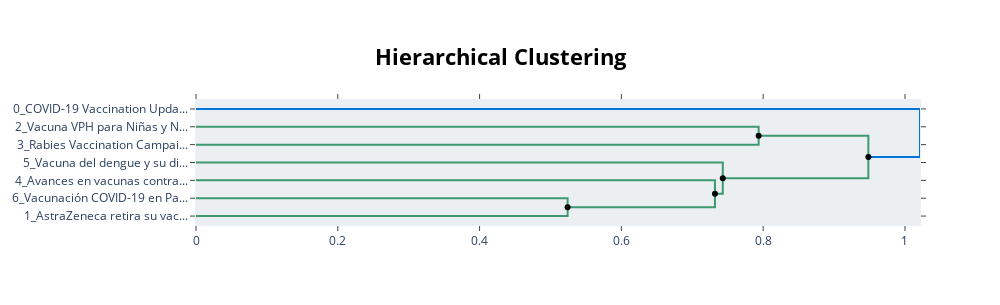

The notebook cell saved with this chart:
### Code cell
for idx, model in enumerate(models):
    try:
        hierarchical_topics = model.hierarchical_topics(docs)
        tree = model.visualize_hierarchy(hierarchical_topics=hierarchical_topics)
        tree.show()
        try:
            tree.write_html(f'/Users/wesamazaizeh/Documents/pfizer_slt/combined_countries/results/hierarchical_tree_{idx}.html')
        except FileNotFoundError:
            os.mkdir('/Users/wesamazaizeh/Documents/pfizer_slt/combined_countries/results')
            tree.write_html(f'/Users/wesamazaizeh/Documents/pfizer_slt/combined_countries/results/hierarchical_tree_{idx}.html')
    except Exception as e:
        print(f'Failed to visualize hierarchical tree for model {idx}\n {e}')

### Figure 1 — Plotly figure (JSON) as saved in the notebook; plotly's stock layout.template omitted (floating-point values rounded to 4 significant figures)
{"data": [{"hoverinfo": "text", "marker": {"color": "rgb(61,153,112)"}, "mode": "lines", "text": ["Vacuna VPH para Niñas y Niños", "", "", "Rabies Vaccination Campaign for Pets in October"], "type": "scatter", "x": [0, 0.7936, 0.7936, 0], "xaxis": "x", "y": [-15, -15, -25, -25], "yaxis": "y"}, {"hoverinfo": "text", "marker": {"color": "rgb(61,153,112)"}, "mode": "lines", "text": ["Vacunación COVID-19 en Panamá", "", "", "AstraZeneca retira su vacuna contra el COVID-19 por efectos secundarios raros de trombosis"], "type": "scatter", "x": [0, 0.5242, 0.5242, 0], "xaxis": "x", "y": [-55, -55, -65, -65], "yaxis": "y"}, {"hoverinfo": "text", "marker": {"color": "rgb(61,153,112)"}, "mode": "lines", "text": ["Avances en vacunas contra el cáncer y el Premio Nobel de Medicina 2023", "", "", "Vacunas COVID-19 y sus efectos secundarios"], "type": "scatter", "x": [0, 0.732, 0.732, 0.5242], "xaxis": "x", "y": [-45, -45, -60, -60], "yaxis": "y"}, {"hoverinfo": "text", "marker": {"color": "rgb(61,153,112)"}, "mode": "lines", "text": ["Vacuna del dengue y su disponibilidad y aprobación por la OMS", "", "", "COVID-19 vaccine effectiveness and safety concerns"], "type": "scatter", "x": [0, 0.743, 0.743, 0.732], "xaxis": "x", "y": [-35, -35, -52.5, -52.5], "yaxis": "y"}, {"hoverinfo": "text", "marker": {"color": "rgb(61,153,112)"}, "mode": "lines", "text": ["Vacunación VPH para jóvenes", "", "", "controversial findings and claims about COVID-19 vaccines and treatments"], "type": "scatter", "x": [0.7936, 0.9484, 0.9484, 0.743], "xaxis": "x", "y": [-20, -20, -43.75, -43.75], "yaxis": "y"}, {"hoverinfo": "text", "marker": {"color": "rgb(0,116,217)"}, "mode": "lines", "text": ["COVID-19 Vaccination Updates by MSPAS", "", "", "Vaccination and Health Concerns"], "type": "scatter", "x": [0, 1.021, 1.021, 0.9484], "xaxis": "x", "y": [-5, -5, -31.88, -31.88], "yaxis": "y"}, {"hoverinfo": "text", "hovertext": ["Vacunación VPH para jóvenes"], "marker": {"color": "black"}, "mode": "markers", "showlegend": false, "type": "scatter", "x": [0.7936], "y": [-20]}, {"hoverinfo": "text", "hovertext": ["Vacunas COVID-19 y sus efectos secundarios", "COVID-19 vaccine effectiveness and safety concerns", "controversial findings and claims about COVID-19 vaccines and treatments", "Vaccination and Health Concerns"], "marker": {"color": "black"}, "mode": "markers", "showlegend": false, "type": "scatter", "x": [0.5242, 0.732, 0.743, 0.9484], "y": [-60, -52.5, -43.75, -31.88]}], "layout": {"autosize": false, "height": 305, "hoverlabel": {"bgcolor": "white", "font": {"family": "Rockwell", "size": 16}}, "hovermode": "closest", "plot_bgcolor": "#ECEFF1", "showlegend": false, "title": {"font": {"color": "Black", "size": 22}, "text": "<b>Hierarchical Clustering</b>", "x": 0.5, "xanchor": "center", "yanchor": "top"}, "width": 1000, "xaxis": {"mirror": "allticks", "rangemode": "tozero", "showgrid": false, "showline": true, "showticklabels": true, "ticks": "outside", "type": "linear", "zeroline": false}, "yaxis": {"mirror": "allticks", "range": [-70, 0], "rangemode": "tozero", "showgrid": false, "showline": true, "showticklabels": true, "tickmode": "array", "ticks": "outside", "ticktext": ["0_COVID-19 Vaccination Upda...", "2_Vacuna VPH para Niñas y N...", "3_Rabies Vaccination Campai...", "5_Vacuna del dengue y su di...", "4_Avances en vacunas contra...", "6_Vacunación COVID-19 en Pa...", "1_AstraZeneca retira su vac..."], "tickvals": [-5, -15, -25, -35, -45, -55, -65], "type": "linear", "zeroline": false}}}
